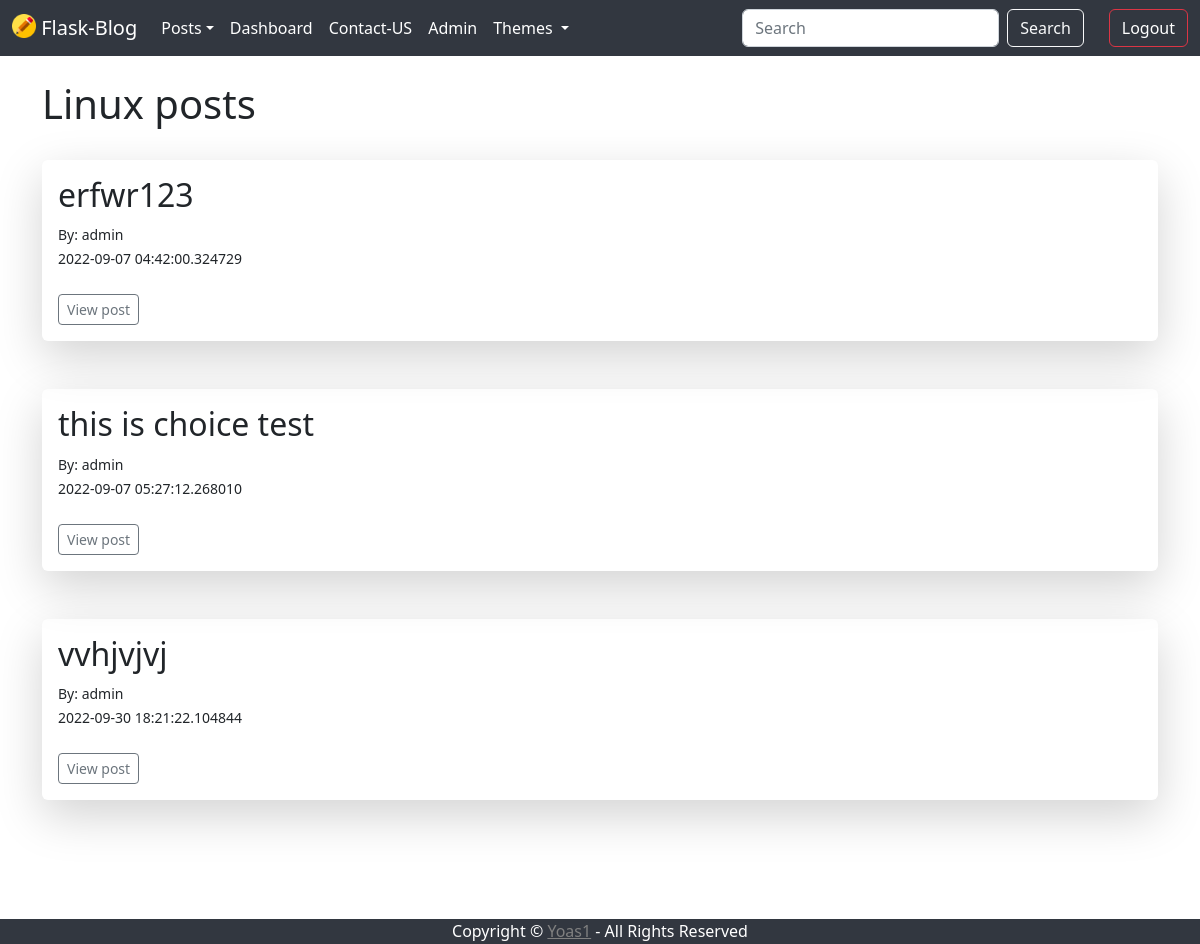
Before: /linux-posts (signed in) with the older database file.
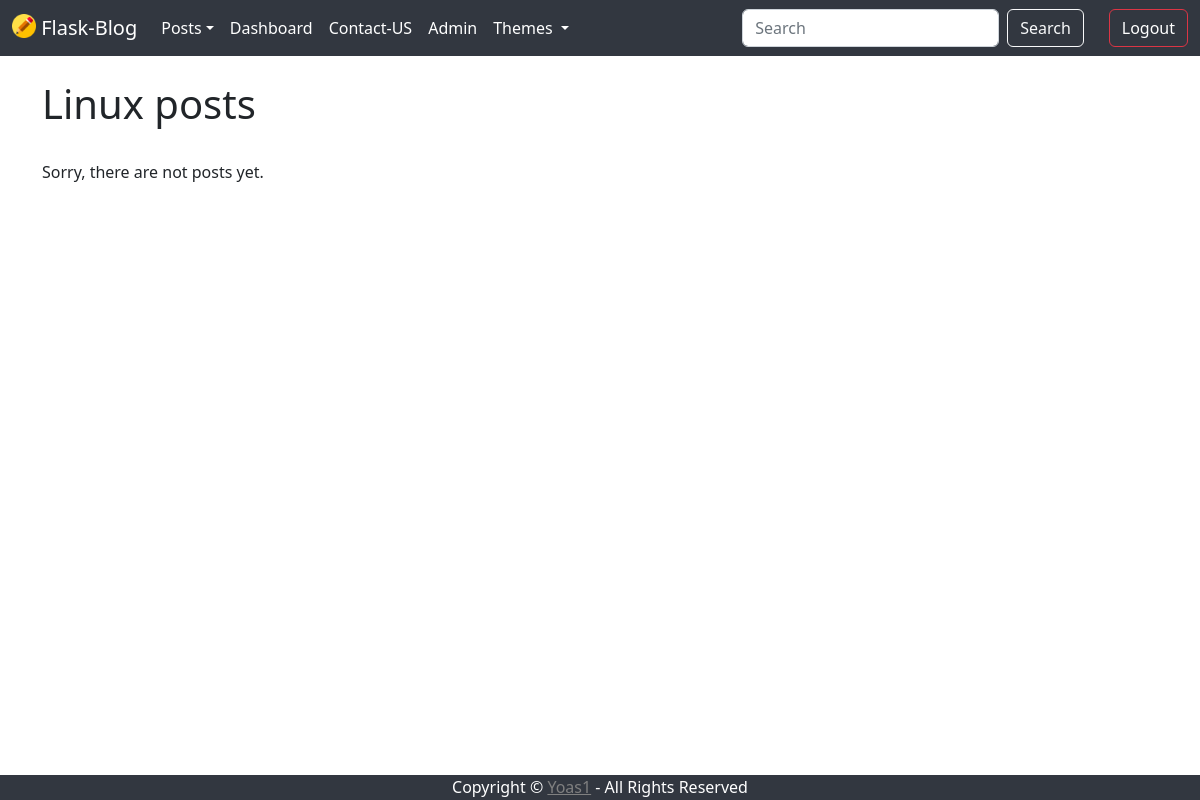
After: the same page with the newer database file.
### app.py (models this page shows, shortened)
class Posts(db.Model):
    id = db.Column(db.Integer, primary_key=True)
    title = db.Column(db.String(255))
    content = db.Column(db.Text)
    date_posted = db.Column(db.DateTime, default=datetime.utcnow)
    slug = db.Column(db.String(255))
    post_auth_id = db.Column(db.Integer, db.ForeignKey('users.id'))

class Users(db.Model, UserMixin):
    id = db.Column(db.Integer, primary_key=True)
    username = db.Column(db.String(30), nullable=False, unique=True)
    name = db.Column(db.String(100), nullable=False)
    email = db.Column(db.String(100), nullable=False, unique=True)
    pet_name = db.Column(db.String(100))
    date_added = db.Column(db.DateTime, default=datetime.utcnow)
    profile_pic = db.Column(db.String(), nullable=True)
    password_hash = db.Column(db.String(128))
    posts = db.relationship('Posts', backref='post_auth')
    @property
    def passwrod(self):
        raise AttributeError('Password is not a readable attribute')

### app.py (the view)
@app.route('/linux-posts')
@login_required
def Linux_posts():
    posts = Posts.query
    posts = posts.filter(Posts.slug.like('Linux'))
    posts = posts.order_by(Posts.title).all()
    return render_template('linux_posts.html', posts=posts)

### forms.py
class SearchForm(FlaskForm):
    searched = StringField('Searched')
    submit = SubmitField('Submit')

### app.py (called while the page is built)
@login_manager.user_loader
def load_user(user_id):
    return Users.query.get(int(user_id))

@app.context_processor
def base():
    form = SearchForm()
    return dict(form=form)

### templates/linux_posts.html (shortened to what this page needs)
<!DOCTYPE html>
<html>
  <head>
  </head>
  {% extends 'base.html' %}
  {% block content %}
 <body>
    <h1>Linux posts</h1><br>
    {% if posts %}
    {% for post in posts %}
        <div class="shadow-lg p-3 mb-5 rounded">
        <h2>{{ post.title }}</h2>
        <small>
        By: {{ post.post_auth.username }}<br>
        {{ post.date_posted }}<br><br>
        </small>
        <a href="{{ url_for('post', id=post.id) }}" class="btn btn-outline-secondary btn-sm">View post</a>
        <br>
        </div>
    {% endfor %}
    {% else %}
    <stromg>Sorry, there are not posts yet.</stromg>
    {% endif %}
</body>
{% endblock %}

Changed rows visible on the page:
removed Posts: title "erfwr123", post_auth.username "admin", date_posted "2022-09-07 04:42:00.324729"
removed Posts: title "this is choice test", post_auth.username "admin", date_posted "2022-09-07 05:27:12.268010"
removed Posts: title "vvhjvjvj", post_auth.username "admin", date_posted "2022-09-30 18:21:22.104844"
Other visible differences:
text now shown: "Sorry, there are not posts yet."
